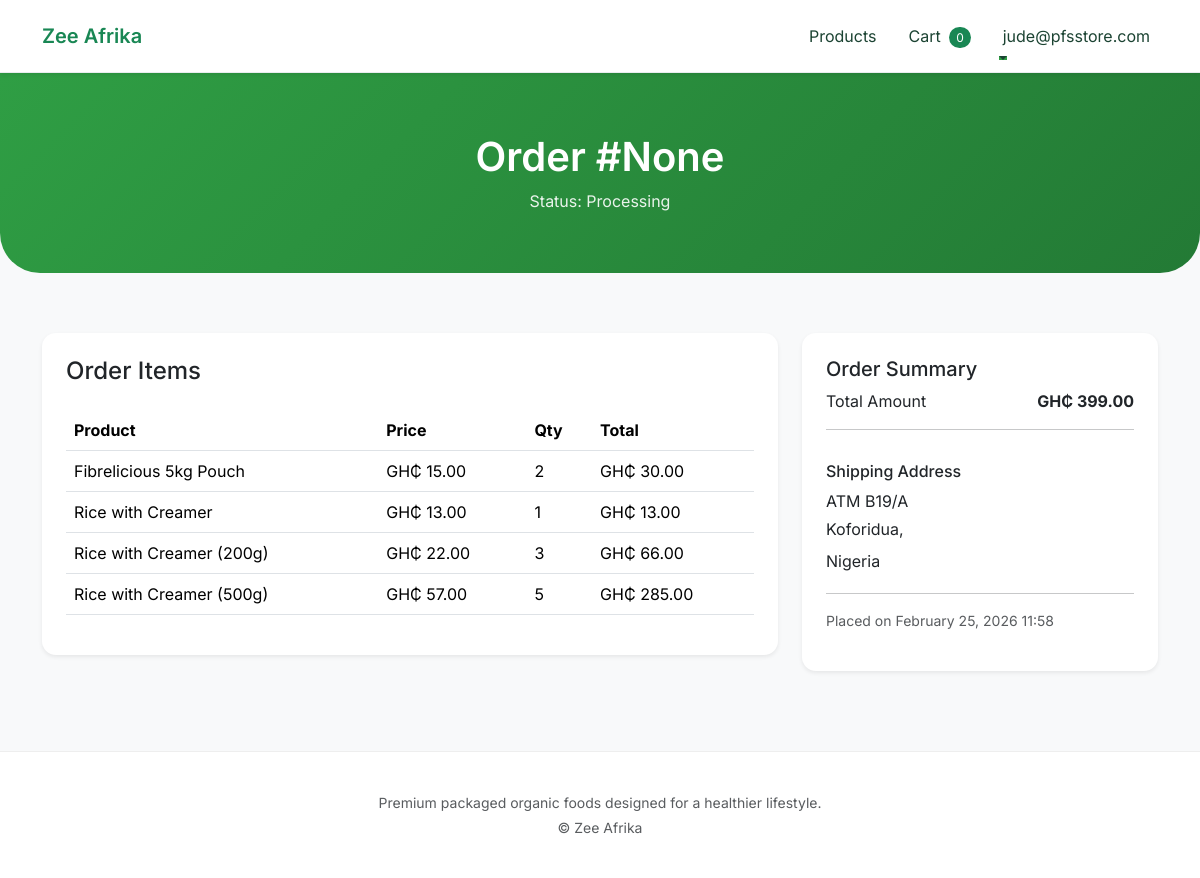
The page /accounts/orders/16/ (signed in) on the database as committed earlier.
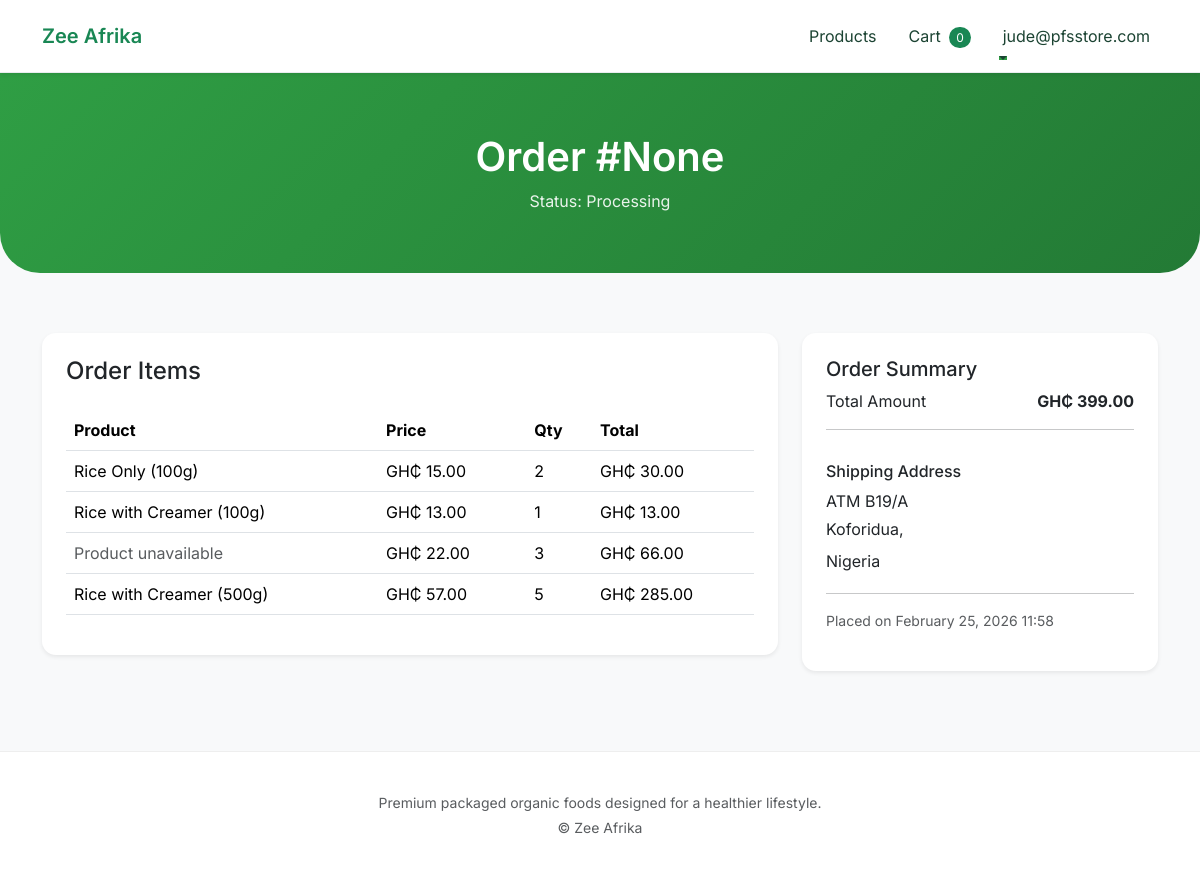
The same page on the database as committed later.
### main/models.py (models this page shows, shortened)
class OrderItem(models.Model):
    order = models.ForeignKey(
        Order,
        on_delete=models.CASCADE,
        related_name="items"
    )
    product = models.ForeignKey(
        Product,
        on_delete=models.SET_NULL,
        null=True
    )
    quantity = models.PositiveIntegerField()
    price = models.DecimalField(max_digits=10, decimal_places=2)
    def get_total_price(self):
        return self.quantity * self.price

class Product(models.Model):
    category = models.ForeignKey(
        Category,
        on_delete=models.SET_NULL,
        null=True,
        related_name="products"
    )
    name = models.CharField(max_length=255)
    slug = models.SlugField(unique=True, blank=True)
    description = models.TextField()
    price = models.DecimalField(max_digits=10, decimal_places=2)
    stock = models.PositiveIntegerField(default=0)
    is_active = models.BooleanField(default=True)
    created_at = models.DateTimeField(auto_now_add=True)
    updated_at = models.DateTimeField(auto_now=True)

### accounts/views.py (the view)
# urls.py: path("orders/<int:order_id>/", order_detail_view, name="order_detail"),
@login_required
def order_detail_view(request, order_id):
    order = get_object_or_404(
        Order,
        id=order_id,
        user=request.user
    )
    return render(request, "accounts/order_detail.html", {
        "order": order
    })

### main/context_processors.py (called while the page is built)
def cart_count(request):
    if request.user.is_authenticated:
        cart, created = Cart.objects.get_or_create(user=request.user)
        count = sum(item.quantity for item in cart.items.all())
    else:
        count = 0
    return {
        "cart_count": count
    }

### accounts/templates/accounts/order_detail.html (shortened to what this page needs)
{% extends "main/base.html" %}  {% block content %}
<section class="hero hero-small text-center">
  <div class="container">
    <h1>Order #{{ order.custom_id }}</h1>
    <p>Status: {{ order.get_status_display }}</p>
  </div>
</section>
<div class="container my-5">
  <div class="row">
    <div class="col-lg-8">
      <div class="card shadow-sm p-4">
        <h4 class="mb-4">Order Items</h4>
        <table class="table">
          <thead>
            <tr>
              <th>Product</th>
              <th>Price</th>
              <th>Qty</th>
              <th>Total</th>
            </tr>
          </thead>
          <tbody>
            {% for item in order.items.all %}
            <tr>
              <td>
                {% if item.product %} {{ item.product.name }} {% else %}
                <span class="text-muted">Product unavailable</span>
                {% endif %}
              </td>
              <td>GH₵ {{ item.price }}</td>
              <td>{{ item.quantity }}</td>
              <td>GH₵ {{ item.get_total_price }}</td>
            </tr>
            {% endfor %}
          </tbody>
        </table>
      </div>
    </div>
    <div class="col-lg-4">
      <div class="card shadow-sm p-4">
        <h5>Order Summary</h5>
        <div class="d-flex justify-content-between">
          <span>Total Amount</span>
          <strong>GH₵ {{ order.total_amount }}</strong>
        </div>
        <hr />
        <h6 class="mt-3">Shipping Address</h6>
        {% if order.shipping_address %}
        <p class="mb-1">{{ order.shipping_address.address_line_1 }}</p>
        <p class="mb-1">
          {{ order.shipping_address.city }}, {{ order.shipping_address.state }}
        </p>
        <p class="mb-1">{{ order.shipping_address.country }}</p>
        {% else %}
        <p class="text-muted">No shipping information available.</p>
        {% endif %}
        <hr />
        <p class="text-muted small">
          Placed on {{ order.created_at|date:"F d, Y H:i" }}
        </p>
      </div>
    </div>
  </div>
</div>
{% endblock %}

Rows that differ between the two databases and show on the page:
changed through a linked row, OrderItem: product.name "Fibrelicious 5kg Pouch" → "Rice Only (100g)"
changed through a linked row, OrderItem: product.name "Rice with Creamer" → "Rice with Creamer (100g)"
changed OrderItem (number 3 of 4 on the later page): product.name "Rice with Creamer (200g)" → (not shown); now shows "Product unavailable"
